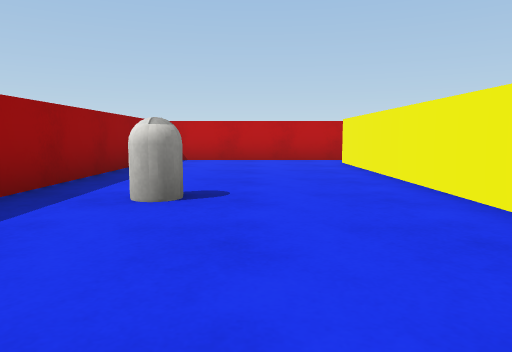
[1] (above)

16 first-person views from a walk through a scene from a Unity 3-D project. The camera is 0.58 m above the floor, tilts 6° down and sees 70° across. The floor is counted in squares, 1 m on a side. Each view is taken from the middle of a square. On the plan, view 1 faces up. The plan holds only what a view shows up to about 10 squares ahead; the rest is blank. The player character is not drawn. Surface patterns are stand-ins for the level's own textures.

[2]
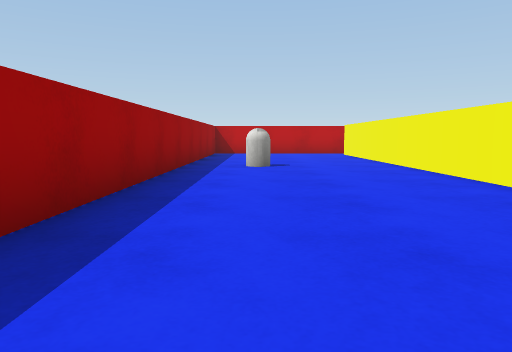

[3]
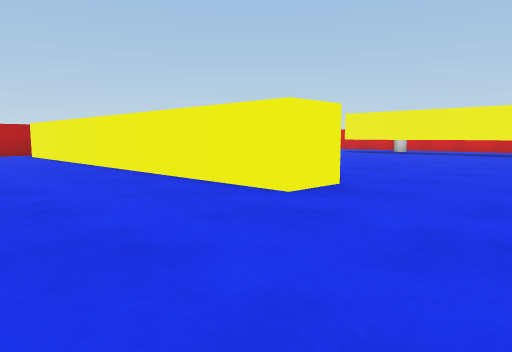

[4]
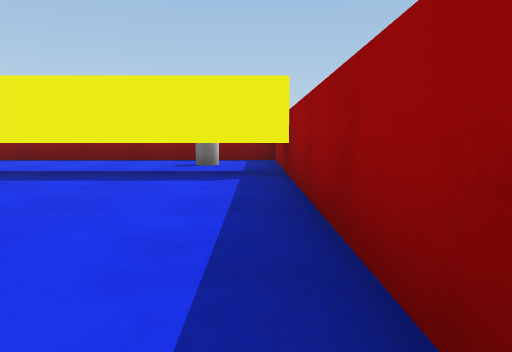

[5]
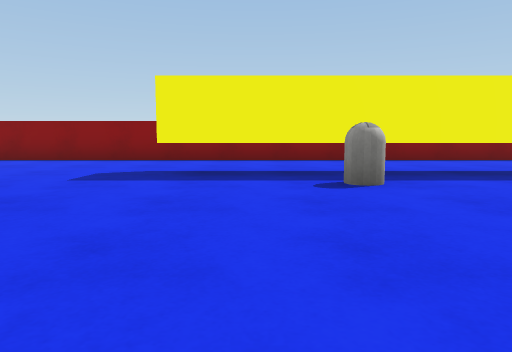

[6]
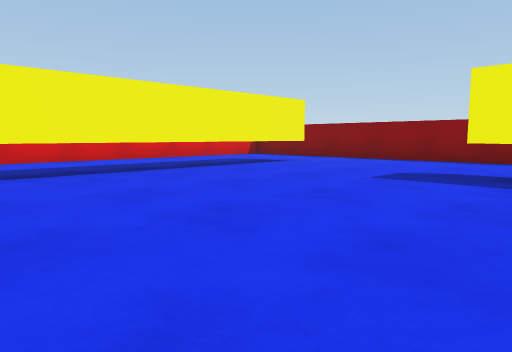

[7]
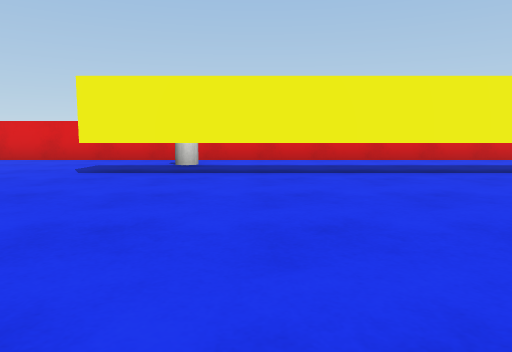

[8]
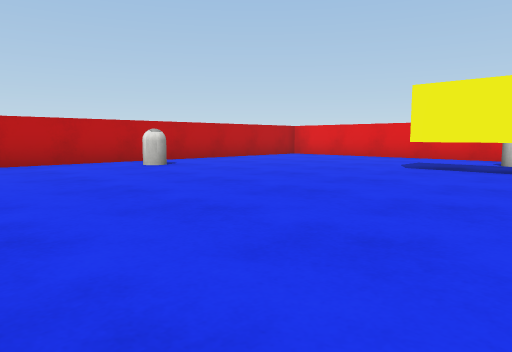

[9]
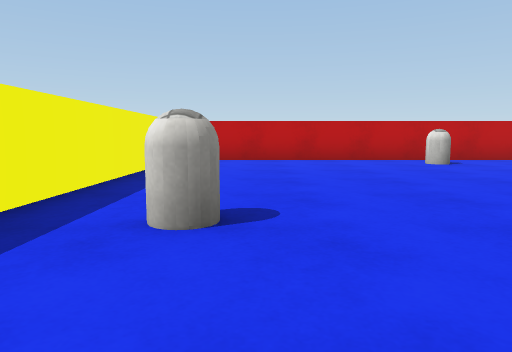

[10]
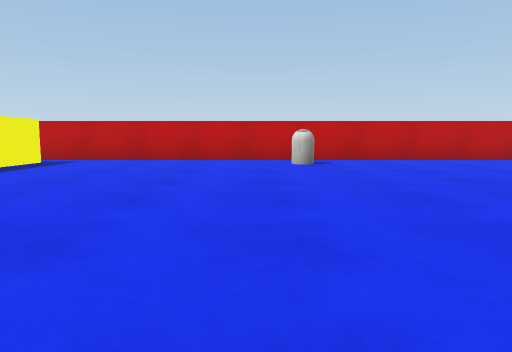

[11]
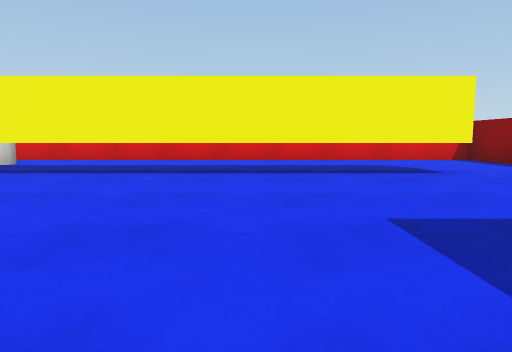

[12]
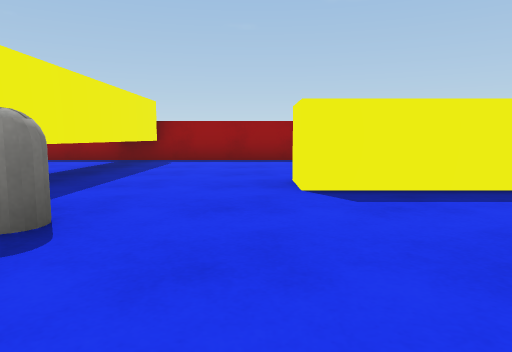

[13]
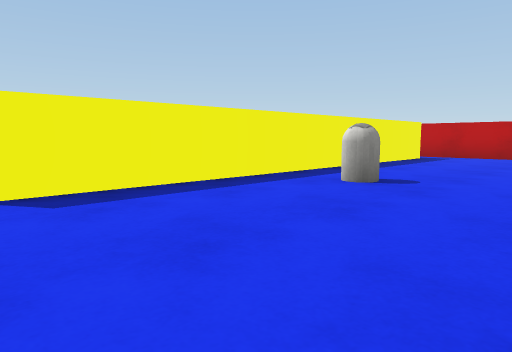

[14]
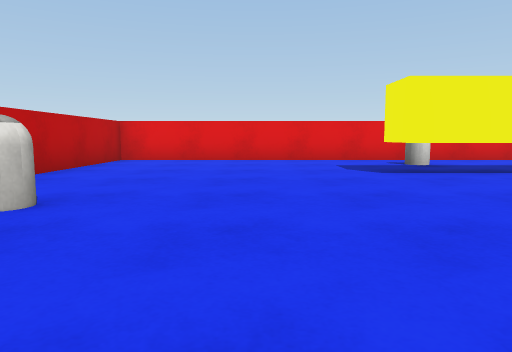

[15]
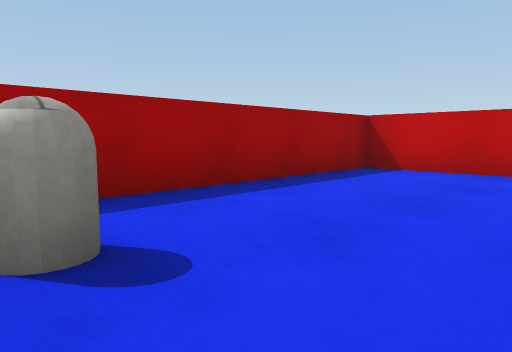

[16]
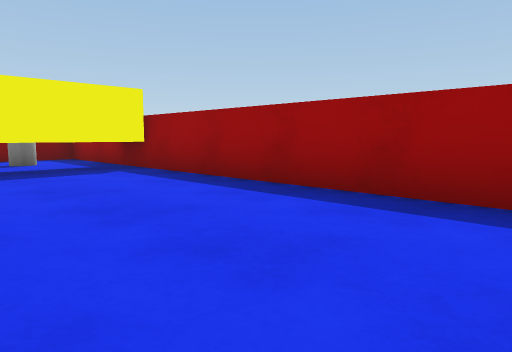

### Floor plan
Key: @ floor where view 1 was taken; # wall or solid block; . floor; C capsule; T thing the floor can be seen under or through.
Columns run from 3 left of view 1 to 16 right of it. Each row starts with its distance up from view 1.
 10 ####################
  9 #..................#
  8 #....##.....C......#
  7 #....##............#
  6 #....##............#
  5 #....##............#
  4 #.C..##............#
  3 #.C..##CC......T.C.#
  2 #....##CC......T.C.#
  1 #....##........T...#
  0 #..@.##........T...#
 -1 #....##........T...#
 -2 #..............T...#
 -3 #..............T...#
 -4 #.......C......T...#
 -5 #TTTTTTTTTT....T...#
 -6 #..............T...#
 -7 #.C................#
 -8 #..................#
 -9 ####################

Where each view was taken, in squares from view 1:
view 1: 0 up, 0 right, facing up
view 2: 4 down, 1 left, facing up
view 3: 4 down, 1 left, facing up-right
view 4: 1 up, 2 left, facing down
view 5: 1 up, 6 right, facing down
view 6: 1 up, 6 right, facing down-right
view 7: 1 up, 6 right, facing right
view 8: 1 up, 5 right, facing up-right
view 9: 0 up, 5 right, facing up
view 10: 0 up, 8 right, facing up
view 11: 3 down, 6 right, facing right
view 12: 2 down, 7 right, facing left
view 13: 2 down, 7 right, facing up-left
view 14: 6 up, 6 right, facing right
view 15: 3 up, 1 right, facing up-left
view 16: 2 up, 1 right, facing down-left
